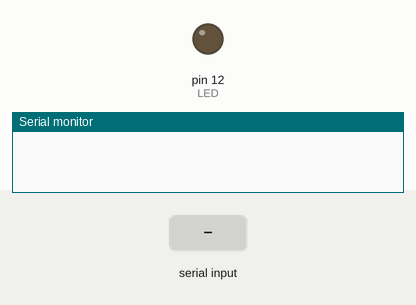
The sketch below on a simulated Arduino Uno, built with avr-gcc and run on an emulated ATmega328P. On the bench: output pins drawn as LEDs (lit = HIGH), the last lines printed to the serial monitor. The inputs (shaded band) are chosen by the test bench.

Above: at 1.2 s.
1.3 s: "f" received over Serial
At 1.8 s:
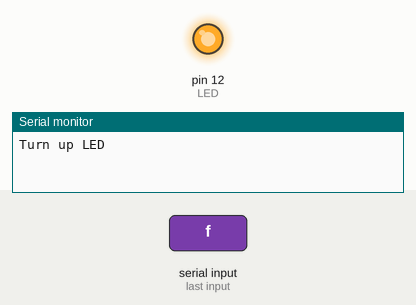
2.8 s: "b" received over Serial
At 4.2 s:
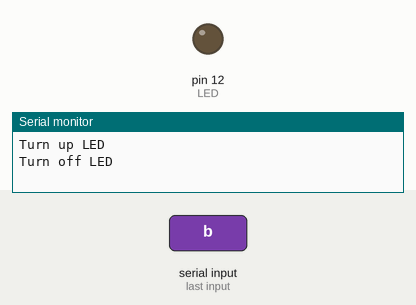
Timing chart, 0 to 5.8 s (numbered marks = the images above; inputs shaded):
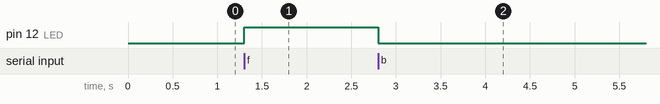

The sketch:

test.ino
```cpp
#define LED 12


void setup()
{
  pinMode(LED, OUTPUT);
  Serial.begin(9600);
}


void loop()
{
  byte mes = 0;
  if (Serial.available() > 0){
    mes = Serial.read();

    if (mes == 'f'){
      digitalWrite(LED, HIGH);
      Serial.println("Turn up LED");
    }
    else if (mes == 'b'){
      digitalWrite(LED, LOW);
      Serial.println("Turn off LED");
    }
  }
}
```

Measured:
- after the input at 1.3 s, pin 12 (LED): LOW → HIGH at once
- after the input at 2.8 s, pin 12 (LED): HIGH → LOW at once
